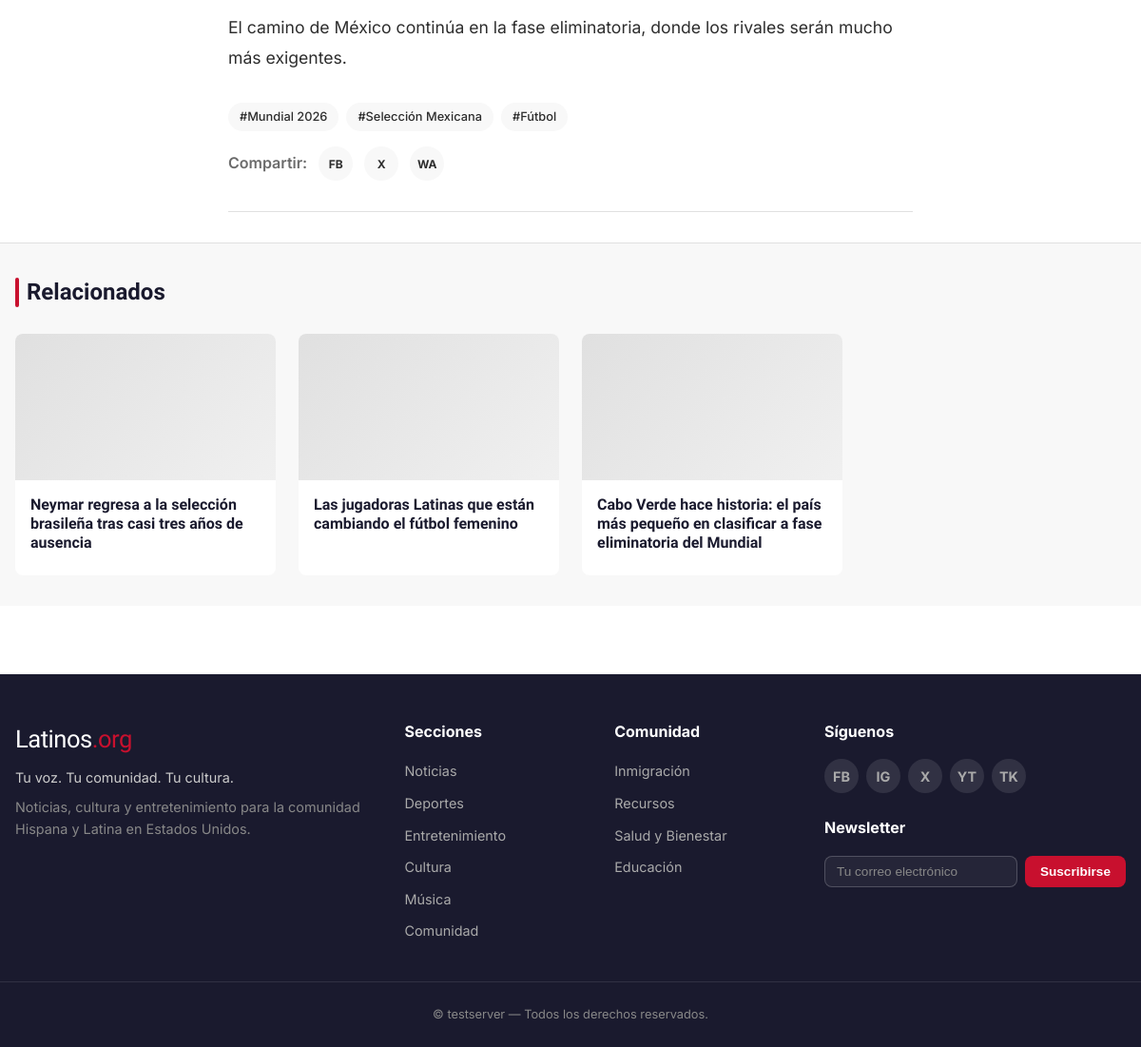
The page /articulo/mexico-historia-mundial-2026-fase-grupos-perfecta (lower part) on the database as committed earlier.
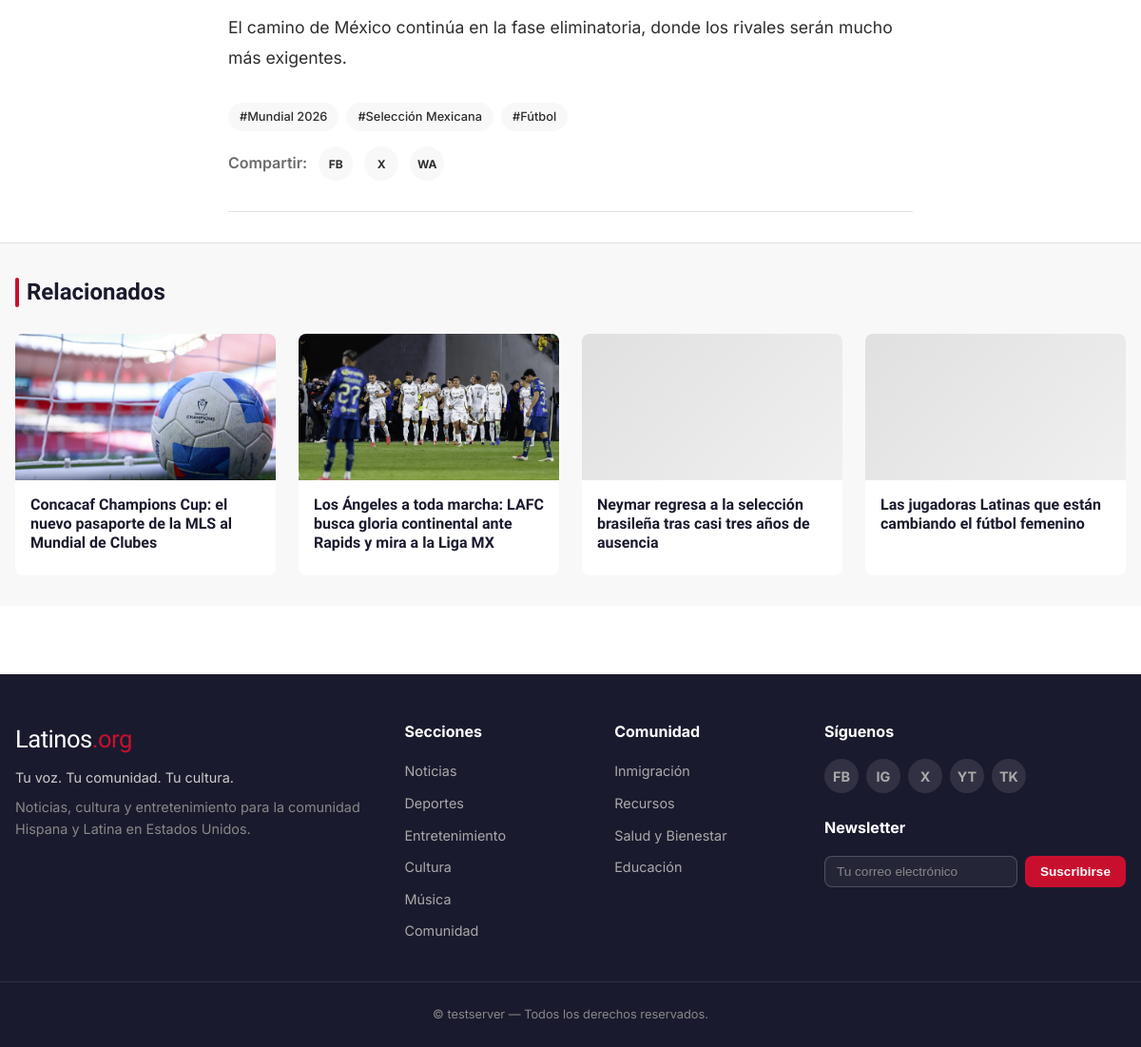
The same page on the database as committed later.
### models.py (models this page shows)
class Article(Base):
    __tablename__ = "articles"
    id = Column(Integer, primary_key=True)
    raw_article_id = Column(Integer, ForeignKey("raw_articles.id"), nullable=True)
    category_id = Column(Integer, ForeignKey("categories.id"), nullable=True)
    title = Column(Text, nullable=False)
    slug = Column(String(300), unique=True, nullable=False, index=True)
    body_markdown = Column(Text, nullable=False)
    body_html = Column(Text)
    excerpt = Column(Text)
    title_en = Column(Text)
    body_markdown_en = Column(Text)
    body_html_en = Column(Text)
    excerpt_en = Column(Text)
    meta_description = Column(String(200))
    tags = Column(Text)  # JSON array
    language = Column(String(10), default="es")  # es, en, bilingual
    author_display = Column(String(200), default="Latinos.org")
    source_credit = Column(String(500))  # Attribution to original source
    image_url = Column(Text)  # Relative path: /static/images/articles/xxx.webp
    image_alt = Column(Text)
    image_credit = Column(String(500))
    quality_score = Column(Float, default=0.0)  # 0.0 to 1.0 from LLM QA step
    content_type = Column(String(50), default="news")  # news, opinion, listicle, feature
    status = Column(String(30), default="draft", index=True)
    created_at = Column(DateTime, default=datetime.utcnow)
    approved_at = Column(DateTime)
    published_at = Column(DateTime, index=True)
    scheduled_for = Column(DateTime)
    view_count = Column(Integer, default=0)
    is_breaking = Column(Boolean, default=False)
    is_featured = Column(Boolean, default=False)
    category_rel = relationship("Category", back_populates="articles")
    raw_article_rel = relationship("RawArticle", back_populates="articles")

### routes.py (the view)
@router.get("/articulo/{slug}", response_class=HTMLResponse)
async def article_page(request: Request, slug: str):
    db: Session = next(get_db())
    article = db.execute(
        select(Article).where(Article.slug == slug)
    ).scalars().first()
    if not article or article.status != "published":
        raise HTTPException(status_code=404, detail="Artículo no encontrado")
    article.view_count += 1
    db.commit()
    related = []
    if article.category_id:
        related = db.execute(
            select(Article)
            .where(Article.status == "published")
            .where(Article.category_id == article.category_id)
            .where(Article.id != article.id)
            .order_by(desc(Article.published_at))
            .limit(4)
        ).scalars().all()
    categories = db.execute(
        select(Category)
        .where(Category.is_active == True)
        .order_by(Category.display_order)
    ).scalars().all()
    return request.app.state.templates.TemplateResponse("article.html", {
        "request": request,
        "article": article,
        "related": related,
        "categories": categories,
    })

### templates/article.html (shortened to what this page needs)
{% extends "base.html" %}
{% block content %}
<article class="article-page">
    <div class="container">
        <div class="article-body">
            {% if article.body_html %}
                {{ article.body_html | safe }}
            {% else %}
                {{ article.body_markdown | markdown | safe }}
            {% endif %}
        </div>
        {% if article.tags %}
        <div class="article-tags">
            {% set tags = article.tags | from_json %}
            {% for tag in tags %}
                <a href="/buscar?q={{ tag }}" class="tag">#{{ tag }}</a>
            {% endfor %}
        </div>
        {% endif %}
        <div class="share-buttons">
            <span class="share-label">Compartir:</span>
            <a href="https://www.facebook.com/sharer/sharer.php?u={{ request.url }}" target="_blank" rel="noopener" class="share-btn">FB</a>
            <a href="https://twitter.com/intent/tweet?text={{ article.title }}&url={{ request.url }}" target="_blank" rel="noopener" class="share-btn">X</a>
            <a href="https://wa.me/?text={{ article.title }} {{ request.url }}" target="_blank" rel="noopener" class="share-btn">WA</a>
        </div>
    </div>
    {% if related %}
    <section class="related-section">
        <div class="container">
            <h2 class="section-title">Relacionados</h2>
            <div class="category-grid">
                {% for a in related %}
                    <a href="/articulo/{{ a.slug }}" class="article-card">
                        <div class="card-image">
                            {% if a.image_url %}
                                <img src="{{ a.image_url }}" alt="{{ a.image_alt or a.title }}" loading="lazy">
                            {% else %}
                                <div class="card-image-placeholder"></div>
                            {% endif %}
                        </div>
                        <div class="card-body">
                            <h3 class="card-title">{{ a.title }}</h3>
                        </div>
                    </a>
                {% endfor %}
            </div>
        </div>
    </section>
    {% endif %}
</article>
{% endblock %}

Rows that differ between the two databases and show on the page:
no longer on this page (row unchanged): Article: title "Cabo Verde hace historia: el país más pequeño en clasificar a fase eliminatoria del Mundial"
added Article: image_url (picture), title "Concacaf Champions Cup: el nuevo pasaporte de la MLS al Mundial de Clubes"
added Article: image_url (picture), title "Los Ángeles a toda marcha: LAFC busca gloria continental ante Rapids y mira a la Liga MX"
